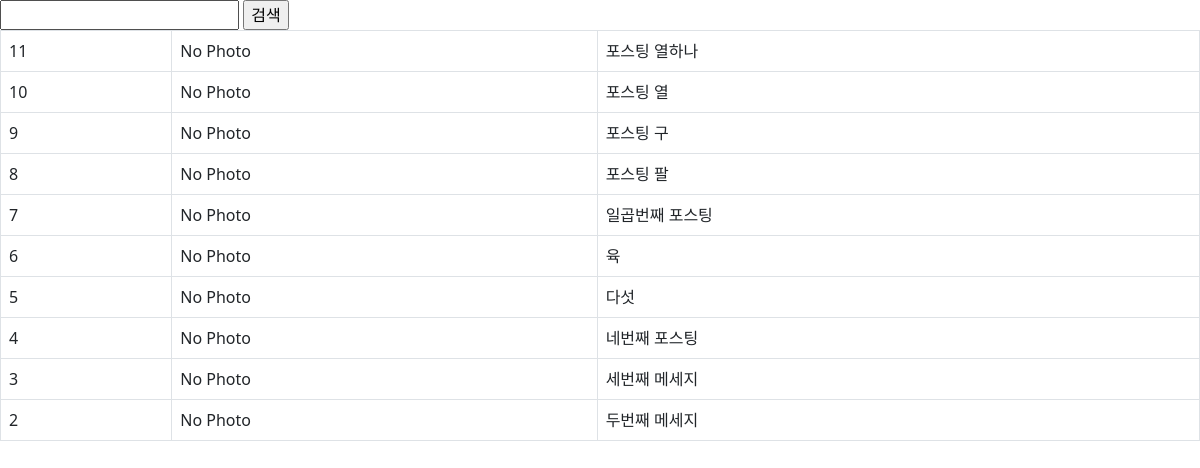
/instagram/, run on the app's committed database.
### instagram/models.py (models this page shows, shortened)
class Post(models.Model):
    author = models.ForeignKey(
        settings.AUTH_USER_MODEL, on_delete=models.CASCADE, related_name='+')
    message = models.TextField()
    tag_set = models.ManyToManyField('Tag', blank=True)
    photo = models.ImageField(blank=True, upload_to='instagram/post/%Y/%m/%d')
    is_public = models.BooleanField(default=False, verbose_name='공개여부')
    created_at = models.DateTimeField(auto_now_add=True)
    update_at = models.DateTimeField(auto_now=True)
    class Meta:
        ordering = ['-id']

### instagram/templates/instagram/post_list.html (shortened to what this page needs)
{% load bootstrap5 %}
<!DOCTYPE html>
<html lang="en">
<head>
    <link href="https://cdn.jsdelivr.net/npm/bootstrap@5.1.3/dist/css/bootstrap.min.css" rel="stylesheet">
</head>
<body>
    <form action="" method="get">
        <input type="text" name="q" value="{{ q }}"/>
        <input type="submit" value="검색"/>
    </form>
    <table class="table table-bordered table-hover">
        <tbody>
            {% for post in post_list %}
                <tr>
                    <td>
                        {{ post.pk }}
                    </td>
                    <td>
                        {% if post.photo %}
                            <img src="{{ post.photo.url }}" width = "25%"/>
                        {% else %}
                            No Photo
                        {% endif %}
                    </td>
                    <td>
                        {{ post.message }}
                    </td>
                </tr>
            {% endfor %}
        </tbody>
    </table>
</body>
</html>

### data on the page
Post: pk "11", photo "No Photo", message "포스팅 열하나"
Post: pk "10", photo "No Photo", message "포스팅 열"
Post: pk "9", photo "No Photo", message "포스팅 구"
Post: pk "8", photo "No Photo", message "포스팅 팔"
Post: pk "7", photo "No Photo", message "일곱번째 포스팅"
Post: pk "6", photo "No Photo", message "육"
Post: pk "5", photo "No Photo", message "다섯"
Post: pk "4", photo "No Photo", message "네번째 포스팅"
Post: pk "3", photo "No Photo", message "세번째 메세지"
Post: pk "2", photo "No Photo", message "두번째 메세지"
